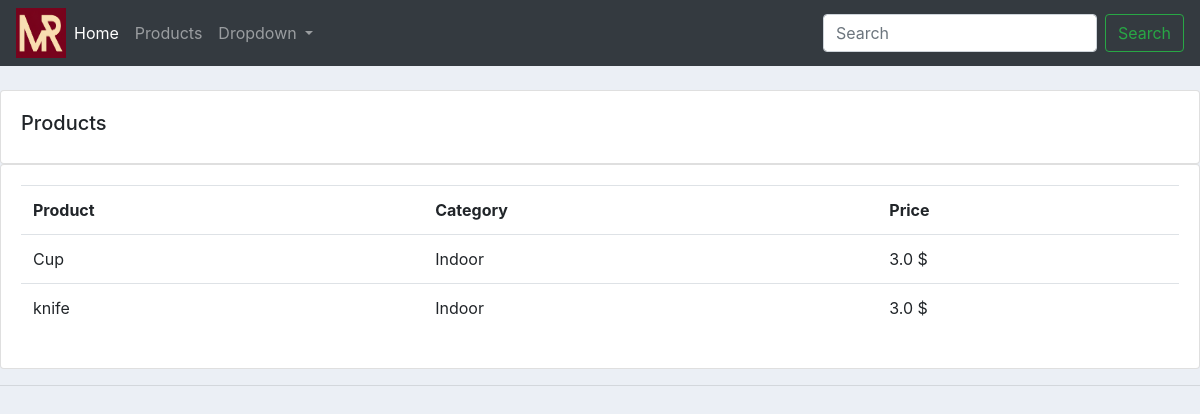
Screenshot of /products/ with the database file from the repository.
### accountsApp/models.py (models this page shows, shortened)
class Product(models.Model):
    CATEGORY = (
        ('Indoor', 'Indoor'),
        ('Outdoor', 'Outdoor'),
    )
    name = models.CharField(max_length=200, null=True)
    price = models.FloatField(null=True)
    category = models.CharField(max_length=200, null=True, choices=CATEGORY)
    description = models.CharField(max_length=200, null=True, blank=True)
    date_created = models.DateField(auto_now_add=True)
    tags = models.ManyToManyField(Tag)

### accountsApp/views.py (the view)
# urls.py: path('products/', views.products, name='products'),
def products(request):
    products = Product.objects.all()
    return render(request, '../templates/products.html', {'products': products})

### templates/products.html
{% extends 'main.html' %}
{% block content %}
<br>
    <div class="row">
    <div class="col-md">
        <div class="card card-body">
            <h5>Products</h5>
        </div>
        <div class="card card-body">
            <table class="table">
                <tr>
                    <th>Product</th>
                    <th>Category</th>
                    <th>Price</th>
                </tr>
                {% for i in products %}
                    <tr>
                        <td> {{ i.name }} </td>
                        <td> {{ i.category }} </td>
                        <td> {{ i.price }} $ </td>
                    </tr>
                {% endfor %}
            </table>
        </div>
    </div>
    </div>
{% endblock %}

### static/css/main.css (style rules this page uses)
body { background-color: #ebeff5; }

### rows the page displays
Product: name "Cup", category "Indoor", price "3.0"
Product: name "knife", category "Indoor", price "3.0"
